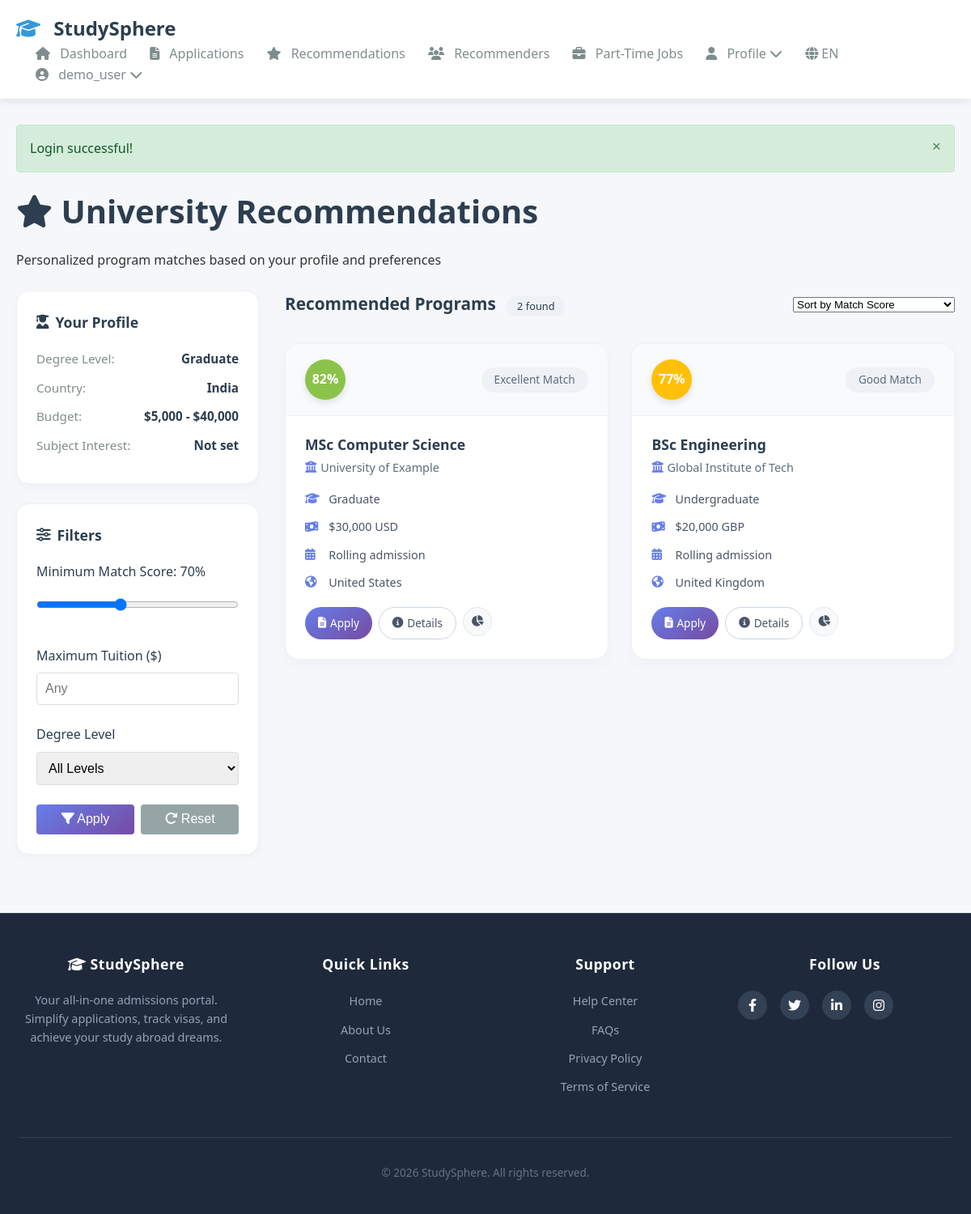
Screenshot of /public/student/recommendations.php (signed in) with the database file from the repository.
### tables this page shows
CREATE TABLE users (
  user_id INT UNSIGNED NOT NULL AUTO_INCREMENT PRIMARY KEY,
  username VARCHAR(50) NOT NULL UNIQUE,
  email VARCHAR(255) NOT NULL UNIQUE,
  password_hash VARCHAR(255) NOT NULL,
  default_role_id INT UNSIGNED NOT NULL DEFAULT 1,
  is_verified TINYINT(1) NOT NULL DEFAULT 0,
  is_disabled TINYINT(1) NOT NULL DEFAULT 0,
  preferred_language VARCHAR(10) DEFAULT 'en',
  last_login_at DATETIME NULL,
  created_at DATETIME NOT NULL DEFAULT CURRENT_TIMESTAMP,
  updated_at DATETIME NOT NULL DEFAULT CURRENT_TIMESTAMP ON UPDATE CURRENT_TIMESTAMP,
  deleted_at DATETIME NULL,
  FOREIGN KEY (default_role_id) REFERENCES roles(role_id) ON DELETE RESTRICT,
  KEY idx_users_email (email),
  KEY idx_users_username (username)
);

CREATE TABLE students (
  student_id INT UNSIGNED NOT NULL AUTO_INCREMENT PRIMARY KEY,
  user_id INT UNSIGNED NOT NULL UNIQUE,
  degree_level_id INT UNSIGNED NOT NULL,
  country_from CHAR(2) NULL,
  budget_min DECIMAL(12,2) NULL,
  budget_max DECIMAL(12,2) NULL,
  subject_area_id INT UNSIGNED NULL,
  part_time_needed TINYINT(1) DEFAULT 0,
  scholarship_needed TINYINT(1) DEFAULT 0,
  preferred_job_type VARCHAR(255) NULL,
  created_at DATETIME NOT NULL DEFAULT CURRENT_TIMESTAMP,
  updated_at DATETIME NOT NULL DEFAULT CURRENT_TIMESTAMP ON UPDATE CURRENT_TIMESTAMP,
  created_by INT UNSIGNED NULL,
  updated_by INT UNSIGNED NULL,
  FOREIGN KEY (user_id) REFERENCES users(user_id) ON DELETE CASCADE,
  FOREIGN KEY (degree_level_id) REFERENCES degree_levels(degree_level_id) ON DELETE RESTRICT,
  FOREIGN KEY (country_from) REFERENCES countries(iso2) ON DELETE SET NULL,
  FOREIGN KEY (subject_area_id) REFERENCES subjects(subject_id) ON DELETE SET NULL,
  FOREIGN KEY (created_by) REFERENCES users(user_id) ON DELETE SET NULL,
  FOREIGN KEY (updated_by) REFERENCES users(user_id) ON DELETE SET NULL,
  KEY idx_students_user (user_id),
  KEY idx_students_degree (degree_level_id),
  KEY idx_students_subject (subject_area_id)
);

CREATE TABLE degree_levels (
  degree_level_id INT UNSIGNED NOT NULL AUTO_INCREMENT PRIMARY KEY,
  code VARCHAR(20) NOT NULL UNIQUE,
  name VARCHAR(120) NOT NULL,
  created_at DATETIME NOT NULL DEFAULT CURRENT_TIMESTAMP
);

CREATE TABLE countries (
  iso2 CHAR(2) NOT NULL PRIMARY KEY,
  iso3 CHAR(3) NULL,
  name VARCHAR(255) NOT NULL,
  region VARCHAR(100) NULL,
  flag_url VARCHAR(1024) NULL,
  phone_code VARCHAR(16) NULL,
  created_at DATETIME NOT NULL DEFAULT CURRENT_TIMESTAMP,
  KEY idx_countries_name (name)
);

CREATE TABLE programs (
  program_id INT UNSIGNED NOT NULL AUTO_INCREMENT PRIMARY KEY,
  university_id INT UNSIGNED NOT NULL,
  program_name VARCHAR(255) NOT NULL,
  degree_level_id INT UNSIGNED NOT NULL,
  department VARCHAR(255) NULL,
  duration_months INT NULL,
  tuition_fee DECIMAL(12,2) NULL,
  currency CHAR(3) DEFAULT 'USD',
  intake_months VARCHAR(100) NULL,
  application_deadline DATE NULL,
  early_deadline DATE NULL,
  regular_deadline DATE NULL,
  rolling_admission TINYINT(1) DEFAULT 0,
  decision_release_weeks INT NULL,
  created_at DATETIME NOT NULL DEFAULT CURRENT_TIMESTAMP,
  updated_at DATETIME NULL,
  deleted_at DATETIME NULL,
  created_by INT UNSIGNED NULL,
  updated_by INT UNSIGNED NULL,
  FOREIGN KEY (university_id) REFERENCES universities(university_id) ON DELETE CASCADE,
  FOREIGN KEY (degree_level_id) REFERENCES degree_levels(degree_level_id) ON DELETE RESTRICT,
  FOREIGN KEY (created_by) REFERENCES users(user_id) ON DELETE SET NULL,
  FOREIGN KEY (updated_by) REFERENCES users(user_id) ON DELETE SET NULL,
  KEY idx_programs_university (university_id),
  KEY idx_programs_degree (degree_level_id),
  KEY idx_programs_deadline (application_deadline)
);

CREATE TABLE universities (
  university_id INT UNSIGNED NOT NULL AUTO_INCREMENT PRIMARY KEY,
  name VARCHAR(255) NOT NULL,
  country_code CHAR(2) NULL,
  city VARCHAR(100) NULL,
  website VARCHAR(512) NULL,
  logo_url VARCHAR(1024) NULL,
  qs_ranking INT NULL,
  approx_tuition DECIMAL(12,2) NULL,
  student_count INT NULL,
  description TEXT NULL,
  created_at DATETIME NOT NULL DEFAULT CURRENT_TIMESTAMP,
  updated_at DATETIME NULL,
  deleted_at DATETIME NULL,
  created_by INT UNSIGNED NULL,
  updated_by INT UNSIGNED NULL,
  FOREIGN KEY (country_code) REFERENCES countries(iso2) ON DELETE SET NULL,
  FOREIGN KEY (created_by) REFERENCES users(user_id) ON DELETE SET NULL,
  FOREIGN KEY (updated_by) REFERENCES users(user_id) ON DELETE SET NULL,
  KEY idx_universities_name (name),
  KEY idx_universities_country (country_code)
);

### public/student/recommendations.php (the view, shortened to what the rows shown need)
<?php
require_once '../../app/includes/init.php';
require_once '../../app/templates/header.php';
$auth = new Auth();
$student_id = $auth->getStudentId();
$db = new Database();
require_once '../../app/includes/match_engine.php';
$matchEngine = new MatchEngine();
$recommendations = $matchEngine->getTopRecommendations($student_id, 50);
$student = $matchEngine->getStudentProfile($student_id);
if (!empty($student['country_from'])) {
    $country = $db->fetchOne("SELECT name FROM countries WHERE iso2 = ?", [$student['country_from']]);
    $student['country_name'] = $country ? $country['name'] : $student['country_from'];
}
?>
<div class="page-header">
    <h1><i class="fas fa-star"></i> University Recommendations</h1>
</div>
<div class="recommendations-layout">
    <aside class="filters-sidebar">
        <div class="profile-summary">
            <div class="summary-item">
                <span class="label">Degree Level:</span>
                <span class="value"><?php echo $student['degree_level_name'] ?? 'Not set'; ?></span>
            </div>
            <div class="summary-item">
                <span class="label">Country:</span>
                <span class="value"><?php echo $student['country_name'] ?? 'Not set'; ?></span>
            </div>
            <div class="summary-item">
                <span class="label">Budget:</span>
                <span class="value">
                    <?php
                    if (!empty($student['budget_min']) || !empty($student['budget_max'])) {
                        echo '$' . number_format($student['budget_min'] ?? 0) . ' - $' . number_format($student['budget_max'] ?? 0);
                    } else {
                        echo 'Not set';
                    }
                    ?>
                </span>
            </div>
        </div>
    </aside>
    <main class="recommendations-content">
        <?php if (empty($recommendations)): ?>
            <div class="empty-state">
                <i class="fas fa-search fa-4x"></i>
                <h4>No matching programs found</h4>
                <p>Try adjusting your profile preferences or filters to see more options.</p>
                <a href="profile.php" class="btn btn-primary">Update Profile</a>
            </div>
        <?php else: ?>
            <div class="recommendations-grid" id="recommendationsGrid">
                <?php foreach($recommendations as $rec):
                    $countryName = $db->fetchOne("SELECT name FROM countries WHERE iso2 = ?", [$rec['country_code']])['name'] ?? $rec['country_code'];
                    $score = $rec['match_score'];
                    $scoreColor = $score >= 90 ? '#4CAF50' : ($score >= 80 ? '#8BC34A' : ($score >= 70 ? '#FFC107' : ($score >= 60 ? '#FF9800' : '#F44336')));
                ?>
                    <div class="recommendation-card"
                         data-score="<?php echo $score; ?>"
                         data-tuition="<?php echo $rec['tuition_fee'] ?? 0; ?>"
                         data-degree="<?php echo $rec['degree_level_id'] ?? ''; ?>"
                         data-deadline="<?php echo $rec['application_deadline'] ?? ''; ?>">
                        <div class="card-header">
                            <div class="match-score" style="background: <?php echo $scoreColor; ?>;">
                                <?php echo $score; ?>%
                            </div>
                            <span class="match-category"><?php echo $rec['match_category']; ?></span>
                        </div>
                        <div class="card-body">
                            <h4><?php echo htmlspecialchars($rec['program_name']); ?></h4>
                            <p class="university"><i class="fas fa-university"></i> <?php echo htmlspecialchars($rec['university_name']); ?></p>
                            <div class="program-meta">
                                <div class="meta-item">
                                    <i class="fas fa-graduation-cap"></i>
                                    <span><?php echo $rec['degree_level']; ?></span>
                                </div>
                                <div class="meta-item">
                                    <i class="fas fa-money-bill-wave"></i>
                                    <span>
                                        <?php if(!empty($rec['tuition_fee'])): ?>
                                            $<?php echo number_format($rec['tuition_fee']); ?> <?php echo $rec['currency']; ?>
                                        <?php else: ?>
                                            Tuition not specified
                                        <?php endif; ?>
                                    </span>
                                </div>
                                <div class="meta-item">
                                    <i class="fas fa-calendar-alt"></i>
                                    <span>
                                        <?php if(!empty($rec['application_deadline'])): ?>
                                            Deadline: <?php echo Helpers::formatDate($rec['application_deadline'], 'M j, Y'); ?>
                                        <?php else: ?>
                                            Rolling admission
                                        <?php endif; ?>
                                    </span>
                                </div>
                                <div class="meta-item">
                                    <i class="fas fa-globe-americas"></i>
                                    <span><?php echo $countryName; ?></span>
                                </div>
                            </div>
                            <div class="card-actions">
                                <a href="application_view.php?program_id=<?php echo $rec['program_id']; ?>" class="btn btn-primary">
                                    <i class="fas fa-file-alt"></i> Apply
                                </a>
                                <a href="program_details.php?id=<?php echo $rec['program_id']; ?>" class="btn btn-outline">
                                    <i class="fas fa-info-circle"></i> Details
                                </a>
                                <button class="btn btn-icon" onclick="showMatchBreakdown(<?php echo $student_id; ?>, <?php echo $rec['program_id']; ?>)" title="Match breakdown">
                                    <i class="fas fa-chart-pie"></i>
                                </button>
                            </div>
                        </div>
                    </div>
                <?php endforeach; ?>
            </div>
        <?php endif; ?>
    </main>
</div>
<?php require_once '../../app/templates/footer.php'; ?>

### app/templates/header.php (shortened to what the rows shown need)
<?php
$current_user = isset($_SESSION['user_id']) ? (new Auth())->getCurrentUser() : null;
?>
<!DOCTYPE html>
<html lang="en">
<head>
    <link rel="stylesheet" href="/studysphere/public/assets/css/main.css">
    <link rel="stylesheet" href="https://cdnjs.cloudflare.com/ajax/libs/font-awesome/6.4.0/css/all.min.css">
</head>
<body>
    <nav class="navbar">
        <div class="container">
            <div class="nav-menu" id="navMenu">
                <?php if (isset($_SESSION['user_id'])): ?>
                    <?php if ($_SESSION['role'] == 'student'): ?>
                        <a href="/studysphere/public/student/dashboard.php" class="nav-link">
                            <i class="fas fa-home"></i> <span class="nav-text">Dashboard</span>
                        </a>
                        <a href="/studysphere/public/student/applications.php" class="nav-link">
                            <i class="fas fa-file-alt"></i> <span class="nav-text">Applications</span>
                        </a>
                        <a href="/studysphere/public/student/program_recommendations.php" class="nav-link">
                            <i class="fas fa-star"></i> <span class="nav-text">Recommendations</span>
                        </a>
                        <a href="/studysphere/public/student/recommenders.php" class="nav-link">
                        <i class="fas fa-users"></i> <span class="nav-text">Recommenders</span>
                        </a>
                        <a href="/studysphere/public/student/jobs.php" class="nav-link">
                        <i class="fas fa-briefcase"></i> <span class="nav-text">Part-Time Jobs</span>
                        </a>
                        <div class="nav-dropdown">
                        <a href="#" class="nav-link dropdown-toggle">
                            <i class="fas fa-user"></i> <span class="nav-text">Profile</span> <i class="fas fa-chevron-down"></i>
                        </a>
                    </div>
                    <?php endif; ?>
                    <div class="nav-dropdown lang-switcher">
    <a href="#" class="nav-link dropdown-toggle">
        <i class="fas fa-globe"></i> <?= strtoupper(Lang::getInstance()->getCurrentLang()) ?>
    </a>
</div>
                    <div class="nav-dropdown user-dropdown">
                        <a href="#" class="nav-link dropdown-toggle">
                            <i class="fas fa-user-circle"></i>
                            <span class="nav-text">
                                <?php
                                if ($current_user && !empty($current_user['first_name'])) {
                                    echo htmlspecialchars($current_user['first_name']);
                                } else {
                                    echo htmlspecialchars($_SESSION['username']);
                                }
                                ?>
                            </span>
                            <i class="fas fa-chevron-down"></i>
                        </a>
                    </div>
<?php endif; ?>
            </div>
        </div>
    </nav>
    <div class="container">

### rows the page displays
users: preferred_language "EN"
students: degree_level.name "Graduate", country_from.name "India", budget_min "5,000", budget_max "40,000"
programs: score "82", match_category "Excellent Match", program_name "MSc Computer Science", university.name "University of Example", degree_level.name "Graduate", tuition_fee "30,000", currency "USD", shows "Rolling admission", university.name "United States"
programs: score "77", match_category "Good Match", program_name "BSc Engineering", university.name "Global Institute of Tech", degree_level.name "Undergraduate", tuition_fee "20,000", currency "GBP", shows "Rolling admission", university.name "United Kingdom"

### other values shown
$_SESSION['username'] "demo_user"
$flash['message'] "Login successful!"
$student['subject_name'] "Not set"
count($recommendations) "2"
